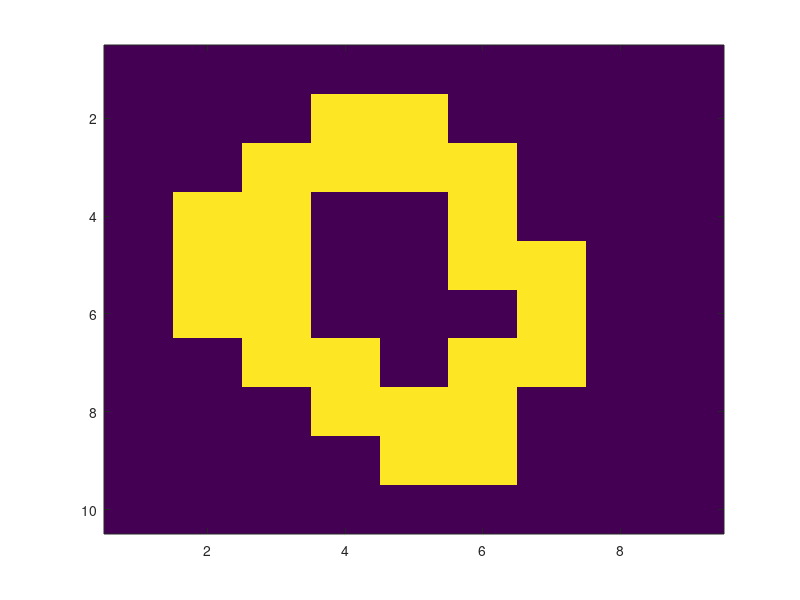

MATLAB code for this plot: (Note: this script raises an error after producing the figure.)
BW2 = [0,0,0,0,0,0,0,0,0;0,0,0,1,1,0,0,0,0;0,0,1,1,1,1,0,0,0;0,1,1,0,0,1,0,0,0;0,1,1,0,0,1,1,0,0;0,1,1,0,0,0,1,0,0;0,0,1,1,0,1,1,0,0;0,0,0,1,1,1,0,0,0;0,0,0,0,1,1,0,0,0;0,0,0,0,0,0,0,0,0];
figure(1)
imagesc(BW2);
imagegrid(gca, size(BW2));
impixelinfo
colormap(hot);
s=size(BW2);
b=bwtraceboundary(BW2, [3 5], 'W', 8)
hold on;
plot(b(:,2),b(:,1),'g','LineWidth',2);